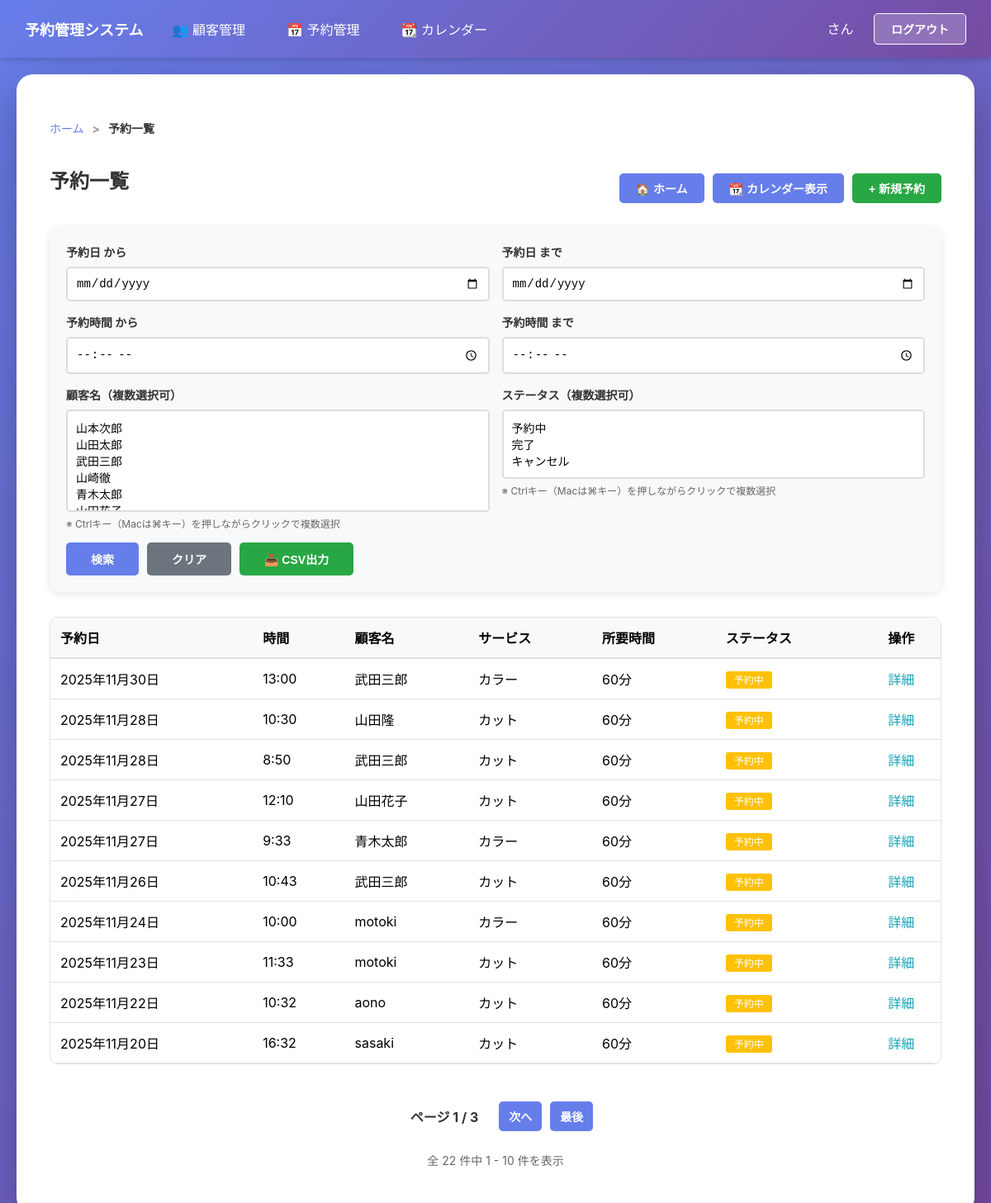
Screenshot of /reservation/ (signed in) with the database file from the repository.
### main/models.py (models this page shows, shortened)
class Reservation(models.Model):
    STATUS_CHOICES = [
        ('pending', '予約中'),
        ('completed', '完了'),
        ('cancelled', 'キャンセル'),
    ]
    user = models.ForeignKey(Customer, on_delete=models.SET_NULL, null=True, blank=True, verbose_name="顧客")
    reservation_date = models.DateField(verbose_name="予約日")
    reservation_time = models.TimeField(verbose_name="予約時間")
    status = models.CharField(max_length=20, choices=STATUS_CHOICES, default='pending', verbose_name="ステータス")
    guest_name = models.CharField(max_length=100, blank=True, verbose_name="ゲスト名")
    guest_email = models.EmailField(blank=True, verbose_name="ゲストメール")
    notes = models.TextField(blank=True, verbose_name="備考")
    created_at = models.DateTimeField(auto_now_add=True, verbose_name="作成日時")
    updated_at = models.DateTimeField(auto_now=True, verbose_name="更新日時")
    class Meta:
        verbose_name = "予約"
        verbose_name_plural = "予約"

class Customer(models.Model):
    phone_regex = RegexValidator(
        regex=r'^0\d{1,4}-?\d{1,4}-?\d{3,4}$',
        message="正しい電話番号形式で入力してください。（例: 090-1234-5678、03-1234-5678、0120-123-456）"
    )
    name = models.CharField(max_length=100, verbose_name="顧客名")
    phone_number = models.CharField(max_length=20, unique=True, validators=[validate_phone_number], verbose_name='電話番号')
    email = models.EmailField(unique=True, verbose_name="メールアドレス")  # 追加
    memo = models.TextField(blank=True, verbose_name="メモ")
    last_visit_date = models.DateField(null=True, blank=True, verbose_name="最終来店日")
    created_at = models.DateTimeField(auto_now_add=True, verbose_name="登録日時")
    updated_at = models.DateTimeField(auto_now=True, verbose_name="更新日時")
    class Meta:
        verbose_name = "顧客"
        verbose_name_plural = "顧客"

### main/views.py (the view)
# urls.py: path('reservation/', views.reservation_list, name='reservation_list'),
@login_required
def reservation_list(request):
    reservations = Reservation.objects.all()
    date_from = request.GET.get('date_from', '')
    date_to = request.GET.get('date_to', '')
    if date_from:
        reservations = reservations.filter(reservation_date__gte=date_from)
    if date_to:
        reservations = reservations.filter(reservation_date__lte=date_to)
    time_from = request.GET.get('time_from', '')
    time_to = request.GET.get('time_to', '')
    if time_from:
        reservations = reservations.filter(reservation_time__gte=time_from)
    if time_to:
        reservations = reservations.filter(reservation_time__lte=time_to)
    customer_ids = request.GET.getlist('customers')
    if customer_ids:
        reservations = reservations.filter(customer_id__in=customer_ids)
    statuses = request.GET.getlist('statuses')
    if statuses:
        reservations = reservations.filter(status__in=statuses)
    all_customers = Customer.objects.all()
    status_choices = Reservation.STATUS_CHOICES
    from django.core.paginator import Paginator
    reservations = reservations.order_by('-reservation_date', '-reservation_time')
    paginator = Paginator(reservations, 10)
    page_number = request.GET.get('page', 1)
    page_obj = paginator.get_page(page_number)
    profile = get_user_permissions(request.user)
    return render(request, 'main/reservation_list.html', {
        'reservations': page_obj,
        'page_obj': page_obj,
        'date_from': date_from,
        'date_to': date_to,
        'time_from': time_from,
        'time_to': time_to,
        'selected_customers': customer_ids,
        'selected_statuses': statuses,
        'all_customers': all_customers,
        'status_choices': Reservation.STATUS_CHOICES,
        'can_edit': profile.can_edit_reservation if profile else False,
        'can_delete': profile.can_delete_reservation if profile else False,
    })

### main/context_processors.py (called while the page is built)
def user_permissions(request):
    if request.user.is_authenticated:
        try:
            from main.models import Administrator, UserProfile
            admin = Administrator.objects.get(user=request.user)
            profile = UserProfile.objects.get(user=admin)
            is_super_admin = (
                profile.can_edit_customer and
                profile.can_delete_customer and
                profile.can_edit_reservation and
                profile.can_delete_reservation
            )
        except:
            is_super_admin = False
    else:
        is_super_admin = False
    return {
        'is_super_admin': is_super_admin,
    }

### main/views.py (called while the page is built)
def get_user_permissions(user):
    try:
        admin = Administrator.objects.get(user=user)
        profile, created = UserProfile.objects.get_or_create(user=admin)
        return profile
    except Administrator.DoesNotExist:
        return None

### main/templates/main/reservation_list.html (shortened to what this page needs)
{% extends 'main/base.html' %}
{% block breadcrumb %}
<nav aria-label="breadcrumb">
    <ol class="breadcrumb">
        <li class="breadcrumb-item"><a href="{% url 'admin-home' %}">ホーム</a></li>
        <li class="breadcrumb-item active">予約一覧</li>
    </ol>
</nav>
{% endblock %}
{% block content %}
<div style="display: flex; justify-content: space-between; align-items: center; margin-bottom: 20px;">
    <h2>予約一覧</h2>
    <div style="display: flex; gap: 10px;">
        <a href="{% url 'admin-home' %}" style="text-decoration: none;">
            <button style="background: #667eea; padding: 8px 20px;">🏠 ホーム</button>
        </a>
        <a href="{% url 'reservation_calendar' %}" style="text-decoration: none;">
            <button style="background: #667eea; padding: 8px 20px;">📆 カレンダー表示</button>
        </a>
        <a href="{% url 'reservation_add' %}" style="text-decoration: none;">
            <button style="background: #28a745; padding: 8px 20px;">+ 新規予約</button>
        </a>
    </div>
</div>
<form method="GET" style="margin-bottom: 30px; background: #f8f9fa; padding: 20px; border-radius: 10px; position: sticky; top: 0; z-index: 100; box-shadow: 0 2px 8px rgba(0,0,0,0.1);">    <div style="display: grid; grid-template-columns: 1fr 1fr; gap: 15px; margin-bottom: 15px;">
        <div>
            <label for="date_from" style="display: block; font-size: 14px; font-weight: bold; color: #333; margin-bottom: 8px;">予約日 から</label>
            <input type="date" id="date_from" name="date_from" value="{{ date_from }}"
                   style="width: 100%; padding: 10px; border: 2px solid #ddd; border-radius: 5px; font-size: 14px;">
        </div>
        <div>
            <label for="date_to" style="display: block; font-size: 14px; font-weight: bold; color: #333; margin-bottom: 8px;">予約日 まで</label>
            <input type="date" id="date_to" name="date_to" value="{{ date_to }}"
                   style="width: 100%; padding: 10px; border: 2px solid #ddd; border-radius: 5px; font-size: 14px;">
        </div>
        <div>
            <label for="time_from" style="display: block; font-size: 14px; font-weight: bold; color: #333; margin-bottom: 8px;">予約時間 から</label>
            <input type="time" id="time_from" name="time_from" value="{{ time_from }}"
                   style="width: 100%; padding: 10px; border: 2px solid #ddd; border-radius: 5px; font-size: 14px;">
        </div>
        <div>
            <label for="time_to" style="display: block; font-size: 14px; font-weight: bold; color: #333; margin-bottom: 8px;">予約時間 まで</label>
            <input type="time" id="time_to" name="time_to" value="{{ time_to }}"
                   style="width: 100%; padding: 10px; border: 2px solid #ddd; border-radius: 5px; font-size: 14px;">
        </div>
        <div>
            <label for="customers" style="display: block; font-size: 14px; font-weight: bold; color: #333; margin-bottom: 8px;">顧客名（複数選択可）</label>
            <select id="customers" name="customers" multiple size="5"
                    style="width: 100%; padding: 10px; border: 2px solid #ddd; border-radius: 5px; font-size: 14px;">
                {% for customer in all_customers %}
                <option value="{{ customer.pk }}" {% if customer.pk|stringformat:"s" in selected_customers %}selected{% endif %}>
                </option>
                {% endfor %}
            </select>
            <small style="color: #666; font-size: 12px; display: block; margin-top: 5px;">
                ※ Ctrlキー（Macは⌘キー）を押しながらクリックで複数選択
            </small>
        </div>
        <div>
            <label for="statuses" style="display: block; font-size: 14px; font-weight: bold; color: #333; margin-bottom: 8px;">ステータス（複数選択可）</label>
            <select id="statuses" name="statuses" multiple size="3"
                    style="width: 100%; padding: 10px; border: 2px solid #ddd; border-radius: 5px; font-size: 14px;">
                {% for value, label in status_choices %}
                <option value="{{ value }}" {% if value in selected_statuses %}selected{% endif %}>
                </option>
                {% endfor %}
            </select>
            <small style="color: #666; font-size: 12px; display: block; margin-top: 5px;">
                ※ Ctrlキー（Macは⌘キー）を押しながらクリックで複数選択
            </small>
        </div>
    </div>
    <div style="display: flex; gap: 10px;">
        <button type="submit" style="width: auto; padding: 10px 30px;">検索</button>
        <a href="{% url 'reservation_list' %}" style="text-decoration: none;">
            <button type="button" style="width: auto; padding: 10px 30px; background: #6c757d;">クリア</button>
        </a>
        <a href="{% url 'reservation_list_csv' %}?date_from={{ date_from }}&date_to={{ date_to }}&time_from={{ time_from }}&time_to={{ time_to }}" style="text-decoration: none;">
            <button type="button" style="width: auto; padding: 10px 30px; background: #28a745;">📥 CSV出力</button>
        </a>
    </div>
</form>
{% if reservations %}
<div style="max-height: 600px; overflow-y: auto; border: 1px solid #dee2e6; border-radius: 10px;">
<div style="overflow-x: auto;">
    <table style="width: 100%; border-collapse: collapse; background: white;">
        <thead>
            <tr style="background: #f8f9fa; border-bottom: 2px solid #dee2e6;">
                <th style="padding: 12px; text-align: left;">予約日</th>
                <th style="padding: 12px; text-align: left;">時間</th>
                <th style="padding: 12px; text-align: left;">顧客名</th>
                <th style="padding: 12px; text-align: left;">サービス</th>
                <th style="padding: 12px; text-align: left;">所要時間</th>
                <th style="padding: 12px; text-align: left;">ステータス</th>
                <th style="padding: 12px; text-align: center;">操作</th>
            </tr>
        </thead>
        <tbody>
            {% for reservation in reservations %}
            <tr style="border-bottom: 1px solid #dee2e6;">
                <td style="padding: 12px;">{{ reservation.reservation_date }}</td>
                <td style="padding: 12px;">{{ reservation.reservation_time }}</td>
                <td style="padding: 12px;">{{ reservation.customer.name }}</td>
                <td style="padding: 12px;">{{ reservation.service }}</td>
                <td style="padding: 12px;">{{ reservation.duration }}分</td>
                <td style="padding: 12px;">
                    {% if reservation.status == 'pending' %}
                        <span style="background: #ffc107; color: white; padding: 3px 10px; border-radius: 3px; font-size: 12px;">予約中</span>
                    {% elif reservation.status == 'completed' %}
                        <span style="background: #28a745; color: white; padding: 3px 10px; border-radius: 3px; font-size: 12px;">完了</span>
                    {% else %}
                        <span style="background: #6c757d; color: white; padding: 3px 10px; border-radius: 3px; font-size: 12px;">キャンセル</span>
                    {% endif %}
                </td>
                <td style="padding: 12px; text-align: center;">
                    <div style="display: flex; flex-direction: column; gap: 5px; align-items: center;">
                        <a href="{% url 'reservation_detail' reservation.pk %}"
                            style="color: #17a2b8; text-decoration: none;">詳細</a>
                    </div>
                </td>
            </tr>
            {% endfor %}
        </tbody>
    </table>
</div>
</div>
{% if page_obj.has_other_pages %}
<div style="display: flex; justify-content: center; align-items: center; margin-top: 30px; gap: 10px; background: white; padding: 15px;">
    <span style="color: #333; font-weight: bold; padding: 0 15px;">
        ページ {{ page_obj.number }} / {{ page_obj.paginator.num_pages }}
    </span>
    {% if page_obj.has_next %}
        <a href="?page={{ page_obj.next_page_number }}&date_from={{ date_from }}&date_to={{ date_to }}&time_from={{ time_from }}&time_to={{ time_to }}" style="text-decoration: none;">
            <button style="padding: 8px 12px; font-size: 14px;">次へ</button>
        </a>
        <a href="?page={{ page_obj.paginator.num_pages }}&date_from={{ date_from }}&date_to={{ date_to }}&time_from={{ time_from }}&time_to={{ time_to }}" style="text-decoration: none;">
            <button style="padding: 8px 12px; font-size: 14px;">最後</button>
        </a>
    {% endif %}
</div>
<div style="text-align: center; margin-top: 10px; color: #666; font-size: 14px; background: white; padding-bottom: 15px;">
    全 {{ page_obj.paginator.count }} 件中 {{ page_obj.start_index }} - {{ page_obj.end_index }} 件を表示
</div>
{% endif %}
{% endif %}
{% endblock %}

### main/templates/main/base.html (style rules this page uses)
* { margin: 0; padding: 0; box-sizing: border-box; }
body { font-family: -apple-system, BlinkMacSystemFont, 'Segoe UI', Roboto, 'Helvetica Neue', Arial, sans-serif; background: linear-gradient(135deg, #667eea 0%, #764ba2 100%); min-height: 100vh; padding: 20px; }
h2 { color: #333; margin-bottom: 20px; }
label { display: block; margin-bottom: 8px; font-weight: bold; color: #333; font-size: 14px; }
input[type="text"], input[type="email"], input[type="password"], input[type="date"], input[type="time"], input[type="number"], select, textarea { width: 100%; padding: 12px; border: 2px solid #ddd; border-radius: 5px; font-size: 14px; transition: border-color 0.3s; }
button { padding: 12px 30px; background: #667eea; color: white; border: none; border-radius: 5px; font-size: 14px; font-weight: bold; cursor: pointer; transition: all 0.3s; }
.breadcrumb { padding: 15px 0; margin-bottom: 20px; list-style: none; display: flex; flex-wrap: wrap; align-items: center; font-size: 14px; color: #666; }
.breadcrumb-item { display: flex; align-items: center; }
.breadcrumb-item + .breadcrumb-item::before { content: ">"; padding: 0 10px; color: #999; }
.breadcrumb-item a { color: #667eea; text-decoration: none; transition: color 0.3s; }
.breadcrumb-item.active { color: #333; font-weight: bold; }
nav { overflow-x: auto; overflow-y: hidden; }

### rows the page displays
Reservation: reservation_date "2025年11月30日", reservation_time "13:00", customer.name "武田三郎", service "カラー", duration "60", status "予約中"
Reservation: reservation_date "2025年11月28日", reservation_time "10:30", customer.name "山田隆", service "カット", duration "60", status "予約中"
Reservation: reservation_date "2025年11月28日", reservation_time "8:50", customer.name "武田三郎", service "カット", duration "60", status "予約中"
Reservation: reservation_date "2025年11月27日", reservation_time "12:10", customer.name "山田花子", service "カット", duration "60", status "予約中"
Reservation: reservation_date "2025年11月27日", reservation_time "9:33", customer.name "青木太郎", service "カラー", duration "60", status "予約中"
Reservation: reservation_date "2025年11月26日", reservation_time "10:43", customer.name "武田三郎", service "カット", duration "60", status "予約中"
Reservation: reservation_date "2025年11月24日", reservation_time "10:00", customer.name "motoki", service "カラー", duration "60", status "予約中"
Reservation: reservation_date "2025年11月23日", reservation_time "11:33", customer.name "motoki", service "カット", duration "60", status "予約中"
Reservation: reservation_date "2025年11月22日", reservation_time "10:32", customer.name "aono", service "カット", duration "60", status "予約中"
Reservation: reservation_date "2025年11月20日", reservation_time "16:32", customer.name "sasaki", service "カット", duration "60", status "予約中"

### other values shown
{{ page_obj.number }} "1"
{{ page_obj.paginator.num_pages }} "3"
{{ page_obj.paginator.count }} "22"
{{ page_obj.start_index }} "1"
{{ page_obj.end_index }} "10"
